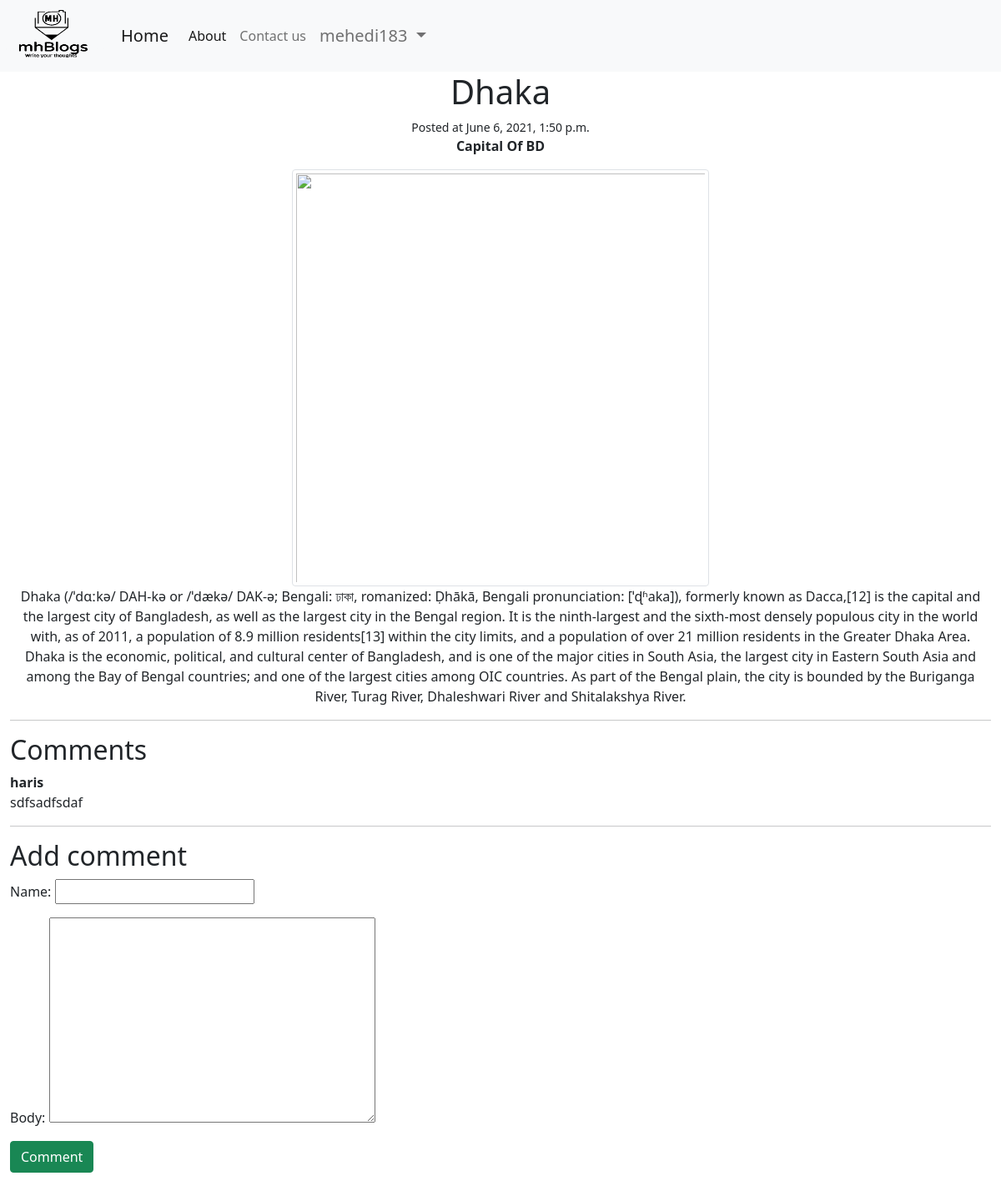
Page /post/6/ (signed in) on the earlier database version.
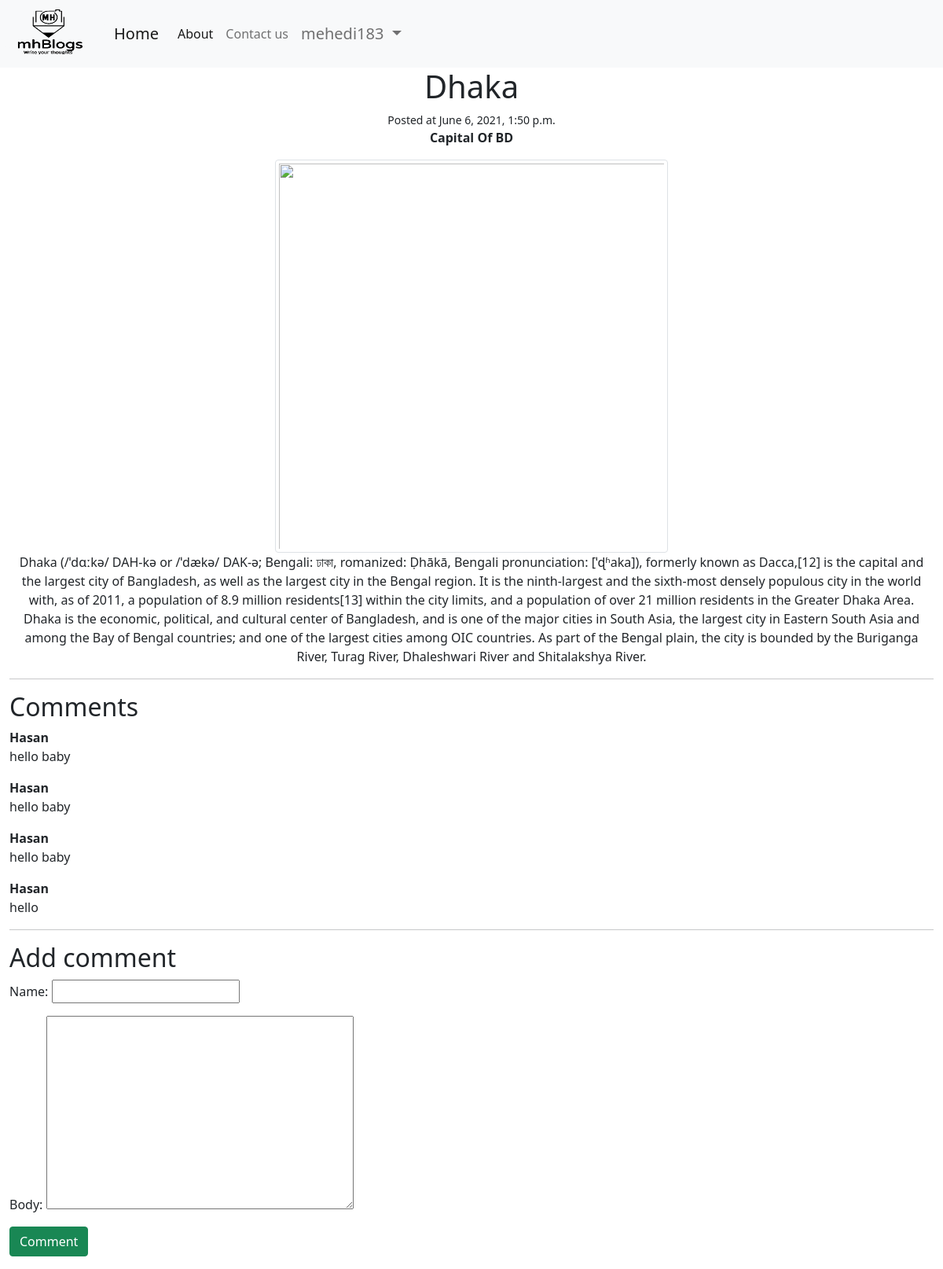
Same page on the later database version.
### base/models.py (models this page shows)
class Comment(models.Model):
    post = models.ForeignKey(Post,related_name='comments', on_delete=models.CASCADE)
    user = models.ForeignKey(User, on_delete=models.CASCADE,null=True,blank=True)
    name = models.CharField(max_length=100)
    body = models.TextField()
    date = models.DateTimeField(auto_now_add=True)
    class Meta:
        ordering = ['-date']

### base/views.py (the view)
# urls.py: path('post/<int:pk>/', views.post_detail, name='post_detail'),
def post_detail(request, pk):
    if request.user.is_authenticated:
        post = Post.objects.get(pk=pk)
        if request.method == 'POST':
            form = CommentForm(request.POST)
            if form.is_valid():
                comment = form.save(commit=False)
                comment.post = post
                comment.user = request.user
                comment.save()
                return redirect('post_detail', pk=post.pk)
        else:
            form = CommentForm()
        return render(request, 'base/post_detail.html', {'post': post, 'form': form})
    else:
        return redirect('login')

### base/forms.py
class CommentForm(forms.ModelForm):
    class Meta:
        model = Comment
        fields = ['name', 'body']

### base/templates/base/post_detail.html (shortened to what this page needs)
{% extends 'base/base.html' %}
{% block content %}
<center>
    <h1 class="">{{ post.title }}</h1>
    <small>Posted at {{ post.date }}</small>
    <p><strong>{{ post.intro }}</strong></p>
    <img  class="img-fluid rounded img-thumbnail" src="{{post.img}}" alt="" width="500" >
    <p>{{ post.description }}</p>
    <hr>
</center>
    <h2 class="">Comments</h2>
    {% for comment in post.comments.all %}
        <article class="">
            <div class="">
                <div class="">
                    <p>
                        <strong>{{ comment.name }}</strong> <small>{{ comment.date_added }}</small>
                        <br>
                        {{ comment.body }}
                    </p>
                </div>
            </div>
        </article>
    {% empty %}
        <div class="">
            <p>No comments yet!</p>
        </div>
    {% endfor %}
    <hr>
    <h2 class="subtitle">Add comment</h2>
    <form method="post" action=".">
        {{ form.as_p }}
        <div class="">
            <div class="">
                <button class="btn btn-success">Comment</button>
            </div>
        </div>
    </form>
{% endblock %}

Differences in the rows shown:
removed Comment: name "haris", body "sdfsadfsdaf"
added Comment: name "Hasan", body "hello baby"
added Comment: name "Hasan", body "hello baby"
added Comment: name "Hasan", body "hello baby"
added Comment: name "Hasan", body "hello"
